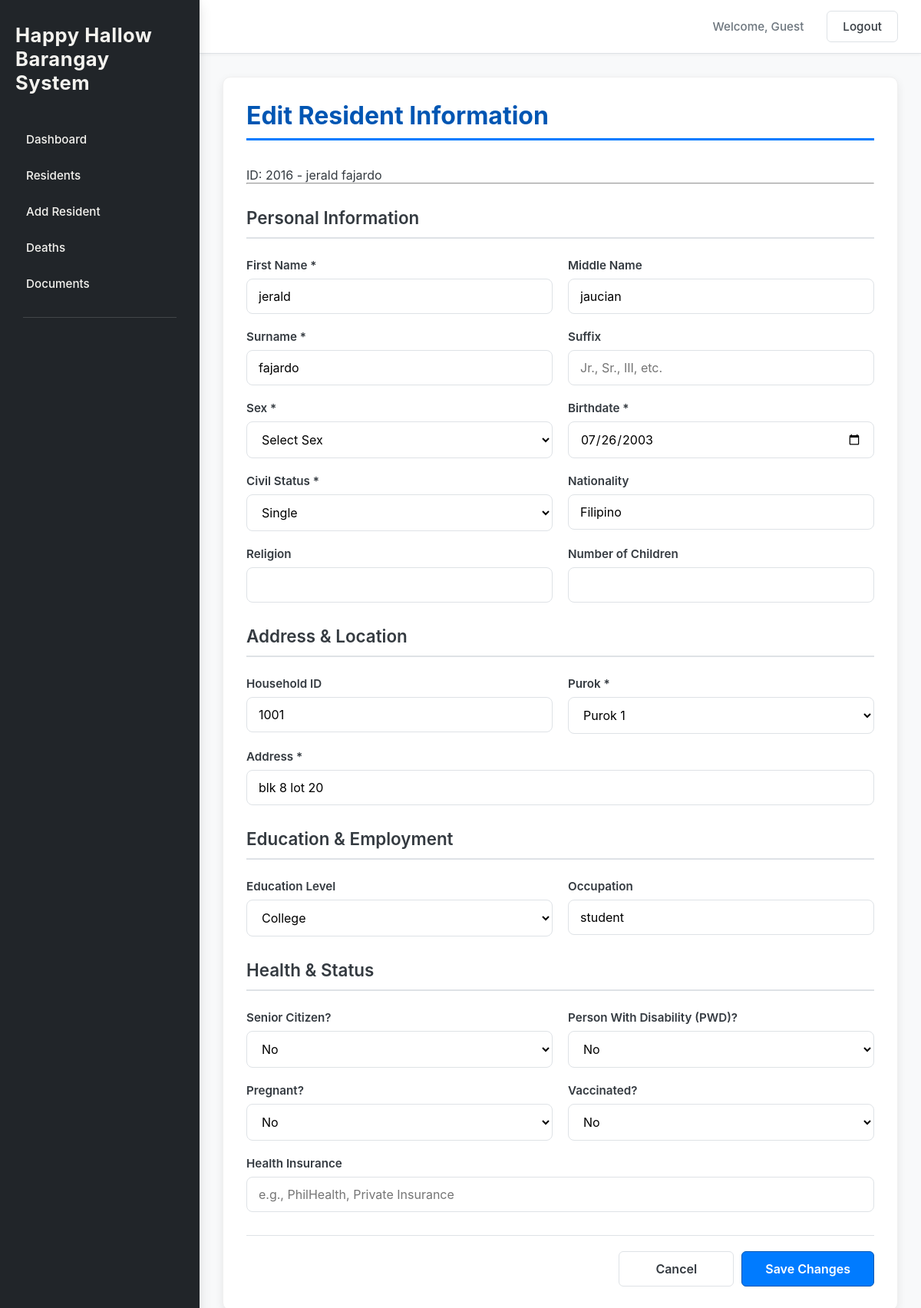
Screenshot of /edit_resident.php?id=2016 with the database file from the repository.
### tables this page shows
CREATE TABLE IF NOT EXISTS `residents` (
  `person_id` int NOT NULL AUTO_INCREMENT,
  `household_id` int NOT NULL,
  `first_name` text NOT NULL,
  `middle_name` varchar(255) DEFAULT NULL,
  `surname` varchar(255) NOT NULL,
  `suffix` varchar(50) DEFAULT NULL,
  `sex` text NOT NULL,
  `birthdate` date NOT NULL,
  `civil_status` varchar(20) NOT NULL,
  `nationality` varchar(20) NOT NULL,
  `religion` varchar(20) NOT NULL,
  `purok` int NOT NULL,
  `address` varchar(150) NOT NULL,
  `education_level` varchar(20) NOT NULL,
  `occupation` varchar(50) NOT NULL,
  `is_senior` tinyint(1) NOT NULL,
  `is_disabled` tinyint(1) NOT NULL,
  `health_insurance` varchar(100) DEFAULT NULL,
  `vaccination` int DEFAULT NULL,
  `is_pregnant` tinyint(1) DEFAULT NULL,
  `children_count` int DEFAULT NULL,
  PRIMARY KEY (`person_id`),
  KEY `household_id` (`household_id`)
);

### edit_resident.php (the view, shortened to what this page needs)
<?php
include __DIR__ . '/db_connect.php';
$residentId = $conn->real_escape_string($_GET['id']);
$sql = "
    SELECT
        person_id,
        household_id,
        first_name,
        middle_name,
        surname,
        suffix,
        sex,
        birthdate,
        civil_status,
        nationality,
        religion,
        purok,
        address,
        education_level,
        occupation,
        is_senior,
        is_disabled,
        health_insurance,
        vaccination,
        is_pregnant,
        children_count
    FROM residents
    WHERE person_id = '$residentId'
";
$result = $conn->query($sql);
$residentData = $result->fetch_assoc();
function isSelected($currentValue, $targetValue) {
    $safeCurrentValue = $currentValue ?? '';
    return ($safeCurrentValue == $targetValue) ? 'selected' : '';
}
function safeHtml($value) {
    return htmlspecialchars($value ?? '');
}
?>
<!DOCTYPE html>
<html lang="en">
<head>
    <link rel="stylesheet" href="css/style.css" />
</head>
<body>
<div class="app-container">
    <aside class="sidebar">
        <div class="logo">Happy Hallow Barangay System</div>
        <nav class="main-nav">
          <ul>
            <li><a href="index.php">Dashboard</a></li>
            <li><a href="residents.php">Residents</a></li>
            <li><a href="addnewresidents.php">Add Resident</a></li>
            <li><a href="deaths.php">Deaths</a></li>
            <li><a href="documents.php">Documents</a></li>
            <li class="nav-divider"></li>
          </ul>
        </nav>
    </aside>
    <div class="main-content">
        <header class="topbar">
            <div class="topbar-right">
              <span id="userName" class="user-info">Welcome, User</span>
              <button id="logoutBtn" class="btn logout-btn">Logout</button>
            </div>
        </header>
        <main class="page-content">
            <div class="card form-card">
                <h2>Edit Resident Information</h2>
                <p>ID: <?php echo safeHtml($residentData['person_id']); ?> - <?php echo safeHtml($residentData['first_name'] . ' ' . $residentData['surname']); ?></p>
                <hr>
                <form action="update_resident.php" method="POST">
                    <h3 class="section-title">Personal Information</h3>
                    <div class="form-grid">
                        <div class="input-group">
                            <label for="first_name">First Name *</label>
                            <input type="text" id="first_name" name="first_name"
                                   value="<?php echo safeHtml($residentData['first_name']); ?>" required>
                        </div>
                        <div class="input-group">
                            <label for="middle_name">Middle Name</label>
                            <input type="text" id="middle_name" name="middle_name"
                                   value="<?php echo safeHtml($residentData['middle_name']); ?>">
                        </div>
                        <div class="input-group">
                            <label for="surname">Surname *</label>
                            <input type="text" id="surname" name="surname"
                                   value="<?php echo safeHtml($residentData['surname']); ?>" required>
                        </div>
                        <div class="input-group">
                            <label for="suffix">Suffix</label>
                            <input type="text" id="suffix" name="suffix"
                                   value="<?php echo safeHtml($residentData['suffix']); ?>"
                                   placeholder="Jr., Sr., III, etc.">
                        </div>
                        <div class="input-group">
                            <label for="sex">Sex *</label>
                            <select id="sex" name="sex" required>
                                <option value="">Select Sex</option>
                            </select>
                        </div>
                        <div class="input-group">
                            <label for="birthdate">Birthdate *</label>
                            <input type="date" id="birthdate" name="birthdate"
                                   value="<?php echo safeHtml($residentData['birthdate']); ?>" required>
                        </div>
                        <div class="input-group">
                            <label for="civil_status">Civil Status *</label>
                            <select id="civil_status" name="civil_status" required>
                                <option value="Single" <?php echo isSelected($residentData['civil_status'], 'Single'); ?>>Single</option>
                            </select>
                        </div>
                        <div class="input-group">
                            <label for="nationality">Nationality</label>
                            <input type="text" id="nationality" name="nationality"
                                   value="<?php echo safeHtml($residentData['nationality']); ?>">
                        </div>
                        <div class="input-group">
                            <label for="religion">Religion</label>
                            <input type="text" id="religion" name="religion"
                                   value="<?php echo safeHtml($residentData['religion']); ?>">
                        </div>
                        <div class="input-group">
                            <label for="children_count">Number of Children</label>
                            <input type="number" id="children_count" name="children_count"
                                   value="<?php echo safeHtml($residentData['children_count']); ?>" min="0">
                        </div>
                    </div>
                    <h3 class="section-title">Address & Location</h3>
                    <div class="form-grid">
                        <div class="input-group">
                            <label for="household_id">Household ID</label>
                            <input type="text" id="household_id" name="household_id"
                                   value="<?php echo safeHtml($residentData['household_id']); ?>">
                        </div>
                        <div class="input-group">
                            <label for="purok">Purok *</label>
                            <select id="purok" name="purok" required>
                                <?php for ($i = 0; $i <= 5; $i++): ?>
                                    <option value="<?php echo $i; ?>" <?php echo isSelected($residentData['purok'], $i); ?>>
                                        <?php echo $i == 0 ? 'None' : "Purok $i"; ?>
                                    </option>
                                <?php endfor; ?>
                            </select>
                        </div>
                        <div class="input-group form-group-full">
                            <label for="address">Address *</label>
                            <input type="text" id="address" name="address"
                                   value="<?php echo safeHtml($residentData['address']); ?>" required>
                        </div>
                    </div>
                    <h3 class="section-title">Education & Employment</h3>
                    <div class="form-grid">
                        <div class="input-group">
                            <label for="education_level">Education Level</label>
                            <select id="education_level" name="education_level">
                                <option value="College" <?php echo isSelected($residentData['education_level'], 'College'); ?>>College</option>
                            </select>
                        </div>
                        <div class="input-group">
                            <label for="occupation">Occupation</label>
                            <input type="text" id="occupation" name="occupation"
                                   value="<?php echo safeHtml($residentData['occupation']); ?>">
                        </div>
                    </div>
                    <h3 class="section-title">Health & Status</h3>
                    <div class="form-grid">
                        <div class="input-group">
                            <label for="is_senior">Senior Citizen?</label>
                            <select id="is_senior" name="is_senior">
                                <option value="0" <?php echo isSelected($residentData['is_senior'], '0'); ?>>No</option>
                            </select>
                        </div>
                        <div class="input-group">
                            <label for="is_disabled">Person With Disability (PWD)?</label>
                            <select id="is_disabled" name="is_disabled">
                                <option value="0" <?php echo isSelected($residentData['is_disabled'], '0'); ?>>No</option>
                            </select>
                        </div>
                        <div class="input-group">
                            <label for="is_pregnant">Pregnant?</label>
                            <select id="is_pregnant" name="is_pregnant">
                                <option value="0" <?php echo isSelected($residentData['is_pregnant'], '0'); ?>>No</option>
                            </select>
                        </div>
                        <div class="input-group">
                            <label for="vaccination">Vaccinated?</label>
                            <select id="vaccination" name="vaccination">
                                <option value="0" <?php echo isSelected($residentData['vaccination'], '0'); ?>>No</option>
                            </select>
                        </div>
                        <div class="input-group form-group-full">
                            <label for="health_insurance">Health Insurance</label>
                            <input type="text" id="health_insurance" name="health_insurance"
                                   value="<?php echo safeHtml($residentData['health_insurance']); ?>"
                                   placeholder="e.g., PhilHealth, Private Insurance">
                        </div>
                    </div>
                    <div class="form-actions">
                        <a href="residents.php" class="btn secondary-btn">Cancel</a>
                        <button type="submit" class="btn primary-btn">Save Changes</button>
                    </div>
                </form>
            </div>
        </main>
    </div>
</div>
</body>
</html>

### css/style.css (style rules this page uses)
:root { --primary-color: #007bff; --primary-dark: #0056b3; --secondary-color: #6c757d; --background-color: #f8f9fa; --card-background: #ffffff; --sidebar-bg: #212529; --text-color: #343a40; --border-color: #dee2e6; --shadow-light: 0 4px 12px rgba(0, 0, 0, 0.08); --shadow-medium: 0 6px 16px rgba(0, 0, 0, 0.12); --sidebar-width: 260px; --header-height: 70px; --base-padding: 30px; }
* { margin: 0; padding: 0; box-sizing: border-box; font-family: -apple-system, BlinkMacSystemFont, "Segoe UI", Roboto, "Helvetica Neue", Arial, sans-serif; }
body { background-color: var(--background-color); color: var(--text-color); min-height: 100vh; display: flex; font-size: 16px; }
a { text-decoration: none; color: inherit; }
.app-container { display: flex; width: 100%; }
.sidebar { width: var(--sidebar-width); background-color: var(--sidebar-bg); color: #f8f9fa; padding: var(--base-padding) 0; position: fixed; height: 100%; z-index: 100; box-shadow: var(--shadow-medium); }
.logo { font-size: 1.6rem; font-weight: 700; text-align: left; padding: 0 20px 20px 20px; margin-bottom: 15px; color: #f4f3ef; letter-spacing: 0.5px; }
.main-nav ul { list-style: none; padding: 0; }
.main-nav li a { display: flex; align-items: center; gap: 12px; padding: 14px 30px; color: #f4f3ef; transition: background-color 0.25s ease, color 0.25s ease; font-size: 0.95rem; font-weight: 500; border-left: 4px solid transparent; }
.nav-divider { height: 1px; background-color: rgba(255, 255, 255, 0.15); margin: 20px 30px; }
.main-content { margin-left: var(--sidebar-width); flex-grow: 1; display: flex; flex-direction: column; }
.topbar { height: var(--header-height); background-color: var(--card-background); border-bottom: 1px solid var(--border-color); display: flex; justify-content: flex-end; align-items: center; padding: 0 var(--base-padding); box-shadow: 0 1px 4px rgba(0, 0, 0, 0.05); }
.topbar-right { display: flex; align-items: center; }
.user-info { margin-right: 20px; font-weight: 500; color: var(--secondary-color); font-size: 0.95rem; }
.page-content { padding: var(--base-padding); flex-grow: 1; }
h2 { font-size: 1.8rem; color: var(--text-color); margin-bottom: 30px; font-weight: 600; }
.page-content h2 { font-size: 2rem; color: var(--primary-dark); border-bottom: 3px solid var(--primary-color); padding-bottom: 10px; margin-bottom: 35px; font-weight: 700; }
.card { background-color: var(--card-background); padding: 30px; border-radius: 10px; box-shadow: var(--shadow-light); border: 1px solid #f0f0f0; transition: box-shadow 0.3s ease; }
.btn { background-color: var(--card-background); color: var(--text-color); border: 1px solid var(--border-color); padding: 10px 20px; border-radius: 6px; cursor: pointer; font-size: 0.95rem; font-weight: 500; transition: all 0.2s ease-in-out; text-decoration: none; display: inline-flex; align-items: center; justify-content: center; gap: 8px; }
.primary-btn { background-color: var(--primary-color); color: white; border: 1px solid var(--primary-dark); }
.logout-btn { margin-left: 10px; }
.input-group label { font-weight: 600; margin-bottom: 8px; color: var(--text-color); font-size: 0.95rem; }
.input-group input, .input-group select { padding: 12px 15px; border: 1px solid var(--border-color); border-radius: 8px; font-size: 1rem; background-color: var(--card-background); }
.form-grid { display: grid; grid-template-columns: repeat(2, 1fr); gap: 20px; }
.form-grid .input-group { display: flex; flex-direction: column; }
.form-grid .input-group label { font-weight: 600; margin-bottom: 8px; color: var(--text-color); font-size: 0.95rem; }
.form-grid .input-group input, .form-grid .input-group select { width: 100%; padding: 12px 15px; border: 1px solid var(--border-color); border-radius: 8px; font-size: 1rem; background-color: var(--card-background); transition: border-color 0.2s, box-shadow 0.2s; }
.form-actions { display: flex; gap: 15px; justify-content: flex-end; margin-top: 35px; padding-top: 25px; border-top: 2px solid var(--border-color); }
.form-actions .btn { padding: 12px 30px; font-size: 1rem; font-weight: 600; min-width: 150px; }
.card h3 { font-size: 1.4rem; color: var(--text-color); margin-bottom: 25px; font-weight: 600; border-bottom: 2px solid var(--border-color); padding-bottom: 12px; }
.form-actions { display: flex; gap: 15px; justify-content: flex-end; margin-top: 25px; padding-top: 20px; border-top: 1px solid var(--border-color); }

### rows the page displays
residents: person_id "2016", first_name+surname "jerald fajardo", first_name "jerald", middle_name "jaucian", surname "fajardo", birthdate "07/26/2003", nationality "Filipino", household_id "1001", address "blk 8 lot 20", occupation "student"
